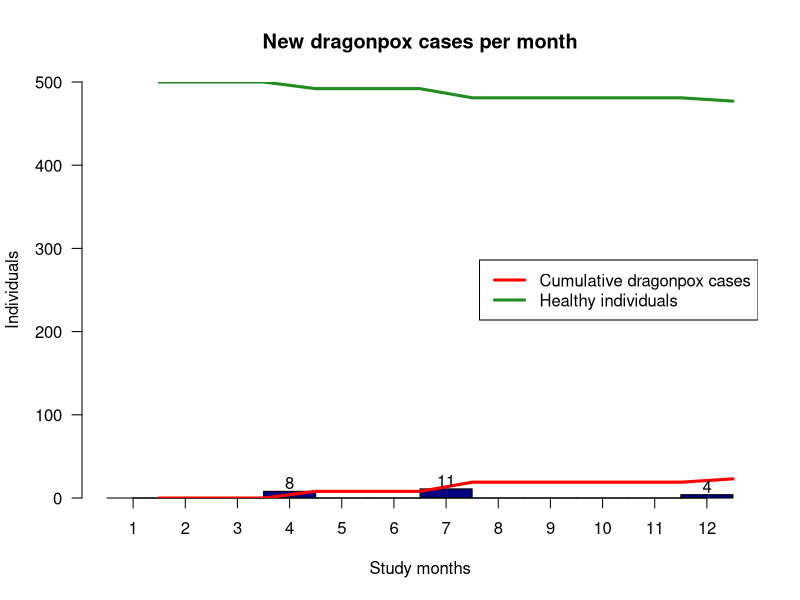
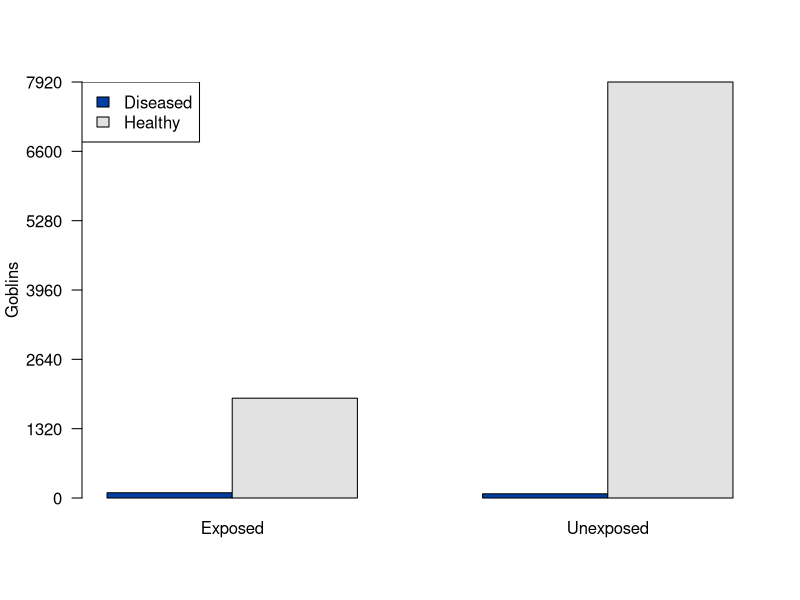
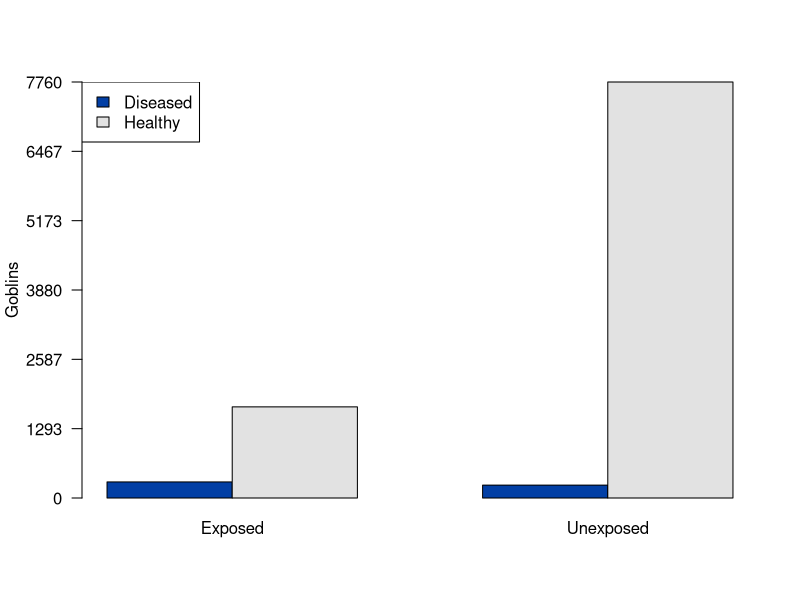

Reproduce these figures in R, in order.
# Exercise 1
# 1.1 - A follow-up study

# 1.2
PM = 8 * 3.5 + 11 * 6.5 + 4 * 11.5

# 1.3
IR = 23 / PM

# 1.4 - 8 participants after 4 months, 11 after 7 months and 4 after 12 months

# 1.5
CuI = 23 / 500

# 1.6
# February - 0/500
# June - 8/500
# December - 23/500

# 1.7
study_months = 1:12
new_cases = c(0, 0, 0, 8, 0, 0, 11, 0, 0, 0, 0, 4)

p = barplot(new_cases,
            col="navy",
            ylab="Individuals",
            xlab="Study months",
            main="New dragonpox cases per month",
            ylim=c(0, 500),
            space=0,
            las=1)
axis(1, labels=study_months, at=study_months - 0.5)
lines(cumsum(new_cases), lwd=3, col="red")
lines(500 - cumsum(new_cases), lwd=3, col="forestgreen")

legend("right",
       c("Cumulative dragonpox cases", "Healthy individuals"),
       col=c("red", "forestgreen"),
       lwd=3)
new_cases_short = sapply(new_cases, as.character)
new_cases_short[new_cases_short == 0] <- " "
text(p, new_cases + 10, labels=new_cases_short)

# Exercise 2
# 2.1 - There is no control group. No conclusions can be drawn!

# 2.2.1
umbridgitits = matrix(c(20, 10, 5, 15), byrow=T, 2, 2)

# 2.2.2
EOR = 20 / 5

# 2.2.3 - The odds of having umbridgitis after being to Weasleys' Wizard Wheezes are 4:1 when compared with students who have not been to Weasleys' Wizard Wheezes.

# Exercise 3
library(colorspace)
# 1.1
gob_rare = matrix(c(100, 1900, 80, 7920), byrow=T, 2, 2)
colnames(gob_rare) = c("Diseased", "Healthy")
rownames(gob_rare) = c("Exposed", "Unexposed")

gob_uncommon = matrix(c(300, 1700, 240, 7760), byrow=T, 2, 2)
colnames(gob_uncommon) = c("Diseased", "Healthy")
rownames(gob_uncommon) = c("Exposed", "Unexposed")

goblin_plot = function(g_table) {
  barplot(t(g_table), beside=T, col=sequential_hcl(2),
          ylim=c(0, max(g_table)), ylab="Goblins", axes=F)
  
  axis(2, at=round(seq(0, max(g_table), length.out=7), 0), las=1)
  
  legend("topleft" , c("Diseased", "Healthy"), fill=sequential_hcl(2))
}

goblin_plot(gob_rare)
goblin_plot(gob_uncommon)

# 1.2
Rare_RR = 180/10000
Uncommon_RR = 540/10000

# 1.3
Rare_OR = 180/9820
Uncommon_OR = 540/9460

# 1.4 - When the diseases is rarer, the OR approaches the RR